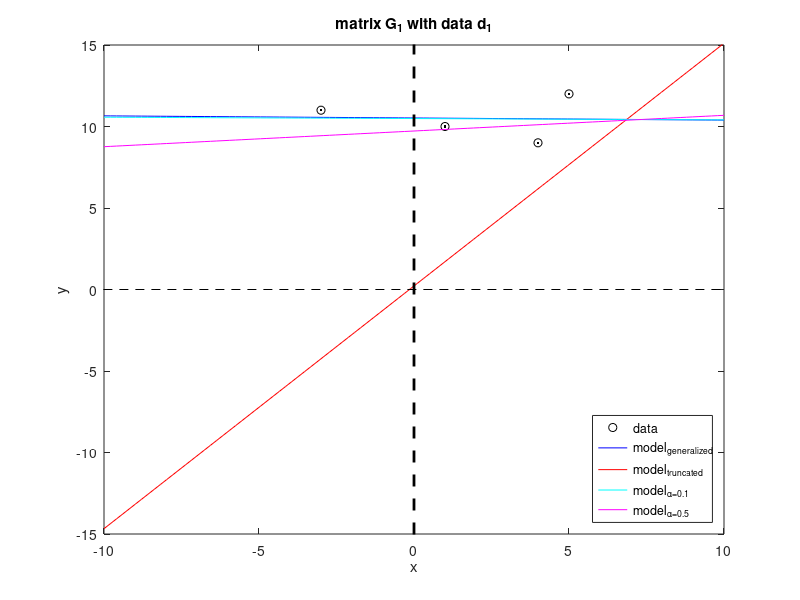
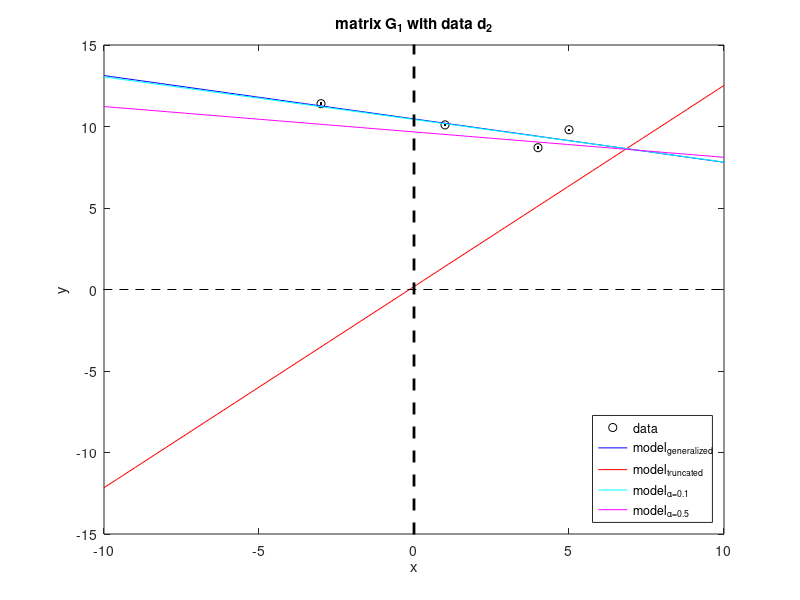
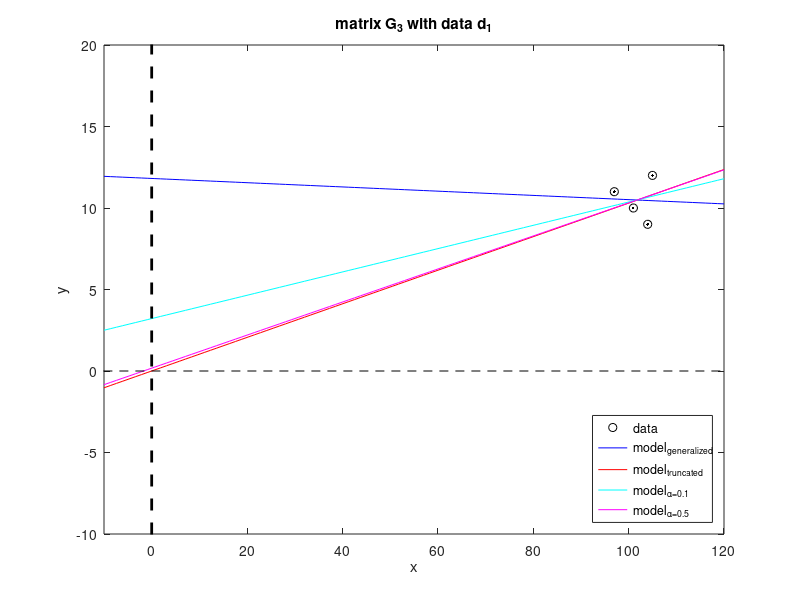
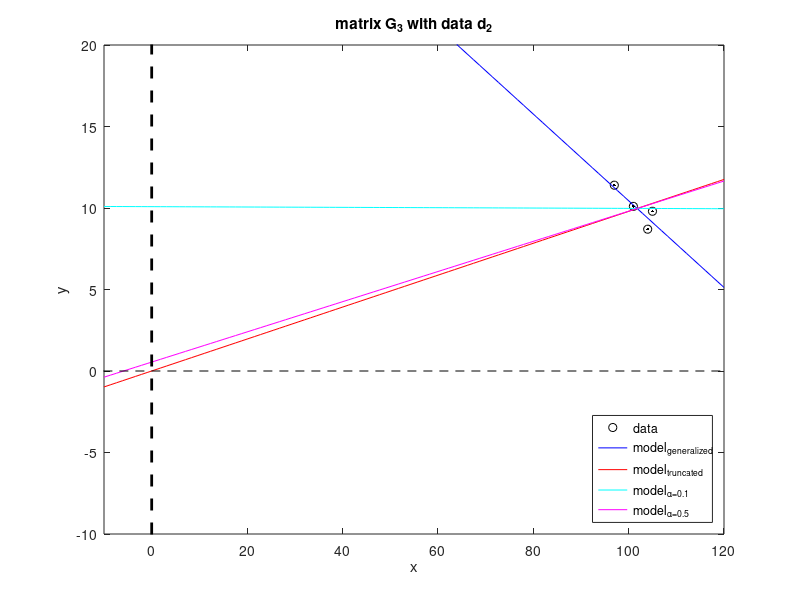

These figures' MATLAB source, in order:
clear all; clc;
%% This is the solution script to problem 3 on homework set 3

%% Problem part (a)
% Define the input data and Tikhonov parameters
G1 = [1 1; 1 -3; 1 4; 1 5];
G2 = [1 -0.1; 1 0.3; 1 -0.4; 1 0.5];
G3 = [1 101; 1 97; 1 104; 1 105];
G4 = [1 3; 1 3; 1 3; 1 3];

alpha1 = 0.1;
alpha2 = 0.5;

% Calculate the regularized inverse matrices
reg1_1 = inv(G1'*G1 + alpha1^2*eye(2,2))*G1';
reg1_2 = inv(G2'*G2 + alpha1^2*eye(2,2))*G2';
reg1_3 = inv(G3'*G3 + alpha1^2*eye(2,2))*G3';
reg1_4 = inv(G4'*G4 + alpha1^2*eye(2,2))*G4';
reg2_1 = inv(G1'*G1 + alpha2^2*eye(2,2))*G1';
reg2_2 = inv(G2'*G2 + alpha2^2*eye(2,2))*G2';
reg2_3 = inv(G3'*G3 + alpha2^2*eye(2,2))*G3';
reg2_4 = inv(G4'*G4 + alpha2^2*eye(2,2))*G4';

%% Problem part (c)
%Define the data sets
d1 = [10 11 9 12]';
d2 = [10.1 11.4 8.7 9.8]';

%The 8 previous model parameter vectors are
m_d1_1  = [10.523 -0.013]'; 
m_d1_1t = [0.217 1.489]';
m_d2_1  = [10.465 -0.266]';
m_d2_1t = [0.180 1.234]';
m_d1_3  = [11.813 -0.013]';
m_d1_3t = [0.001 0.103]';
m_d2_3  = [37.046 -0.266]';
m_d2_3t = [9.616e-4 9.793e-2]';

%Calculate the regularized inverse for the two data sets and G1/G3
m_d1_1_r1 = reg1_1*d1;
m_d1_1_r2 = reg2_1*d1;
m_d2_1_r1 = reg1_1*d2;
m_d2_1_r2 = reg2_1*d2;
m_d1_3_r1 = reg1_3*d1;
m_d1_3_r2 = reg2_3*d1;
m_d2_3_r1 = reg1_3*d2;
m_d2_3_r2 = reg2_3*d2;

%Now set up the four different plots for the different combinations of 
%data sets and matrices

%For G1 using d1
x = linspace(-10,10,100);
y_d1_1_1 = m_d1_1(1) + m_d1_1(2)*x;
y_d1_1_1t = m_d1_1t(1) + m_d1_1t(2)*x;
y_d1_1_r1 = m_d1_1_r1(1) + m_d1_1_r1(2)*x;
y_d1_1_r2 = m_d1_1_r2(1) + m_d1_1_r2(2)*x;
x_d1 = G1(:,2);

plot(x_d1, d1, 'ko', ...
     x, y_d1_1_1, 'b-', ...
     x, y_d1_1_1t, 'r-', ...
     x, y_d1_1_r1, 'c-', ...
     x, y_d1_1_r2, 'm-', ...
     x_d1, d1, 'k.', ...
     [-1 1]*1000, [0 0], 'k--', ...
     [0 0], [-1 1]*1000, 'k--', 'MarkerSize', 10, 'LineWidth', 2);
legend('data', 'model_{generalized}', 'model_{truncated}', ...
      'model_{\alpha=0.1}', 'model_{\alpha=0.5}', 'Location', 'SouthEast');
title('matrix G_1 with data d_1');
xlabel('x');
ylabel('y');
box on;
axis([-10 10 -15 15])

print('-deps2c','-painters', 'p3b1');

%For G1 using d1
x = linspace(-10,10,100);
y_d2_1_1 = m_d2_1(1) + m_d2_1(2)*x;
y_d2_1_1t = m_d2_1t(1) + m_d2_1t(2)*x;
y_d2_1_r1 = m_d2_1_r1(1) + m_d2_1_r1(2)*x;
y_d2_1_r2 = m_d2_1_r2(1) + m_d2_1_r2(2)*x;
x_d2 = G1(:,2);

plot(x_d2, d2, 'ko', ...
     x, y_d2_1_1, 'b-', ...
     x, y_d2_1_1t, 'r-', ...
     x, y_d2_1_r1, 'c-', ...
     x, y_d2_1_r2, 'm-', ...
     x_d2, d2, 'k.', ...
     [-1 1]*1000, [0 0], 'k--', ...
     [0 0], [-1 1]*1000, 'k--', 'MarkerSize', 10, 'LineWidth', 2);
legend('data', 'model_{generalized}', 'model_{truncated}', ...
      'model_{\alpha=0.1}', 'model_{\alpha=0.5}', 'Location', 'SouthEast');
title('matrix G_1 with data d_2');
xlabel('x');
ylabel('y');
box on;
axis([-10 10 -15 15])

print('-deps2c','-painters', 'p3b2');

%For G3 using d1
x = linspace(-10,120,100);
y_d1_3_1 = m_d1_3(1) + m_d1_3(2)*x;
y_d1_3_1t = m_d1_3t(1) + m_d1_3t(2)*x;
y_d1_3_r1 = m_d1_3_r1(1) + m_d1_3_r1(2)*x;
y_d1_3_r2 = m_d1_3_r2(1) + m_d1_3_r2(2)*x;
x_d1 = G3(:,2);

plot(x_d1, d1, 'ko', ...
     x, y_d1_3_1, 'b-', ...
     x, y_d1_3_1t, 'r-', ...
     x, y_d1_3_r1, 'c-', ...
     x, y_d1_3_r2, 'm-', ...
     x_d1, d1, 'k.', ...
     [-1 1]*1000, [0 0], 'k--', ...
     [0 0], [-1 1]*1000, 'k--', 'MarkerSize', 10, 'LineWidth', 2);
legend('data', 'model_{generalized}', 'model_{truncated}', ...
      'model_{\alpha=0.1}', 'model_{\alpha=0.5}', 'Location', 'SouthEast');
title('matrix G_3 with data d_1');
xlabel('x');
ylabel('y');
box on;
axis([-10 120 -10 20])

print('-deps2c','-painters', 'p3b3');

%For G3 using d1
x = linspace(-10,120,100);
y_d2_3_1 = m_d2_3(1) + m_d2_3(2)*x;
y_d2_3_1t = m_d2_3t(1) + m_d2_3t(2)*x;
y_d2_3_r1 = m_d2_3_r1(1) + m_d2_3_r1(2)*x;
y_d2_3_r2 = m_d2_3_r2(1) + m_d2_3_r2(2)*x;
x_d2 = G3(:,2);

plot(x_d2, d2, 'ko', ...
     x, y_d2_3_1, 'b-', ...
     x, y_d2_3_1t, 'r-', ...
     x, y_d2_3_r1, 'c-', ...
     x, y_d2_3_r2, 'm-', ...
     x_d2, d2, 'k.', ...
     [-1 1]*1000, [0 0], 'k--', ...
     [0 0], [-1 1]*1000, 'k--', 'MarkerSize', 10, 'LineWidth', 2);
legend('data', 'model_{generalized}', 'model_{truncated}', ...
      'model_{\alpha=0.1}', 'model_{\alpha=0.5}', 'Location', 'SouthEast');
title('matrix G_3 with data d_2');
xlabel('x');
ylabel('y');
box on;
axis([-10 120 -10 20])

print('-deps2c','-painters', 'p3b4');
